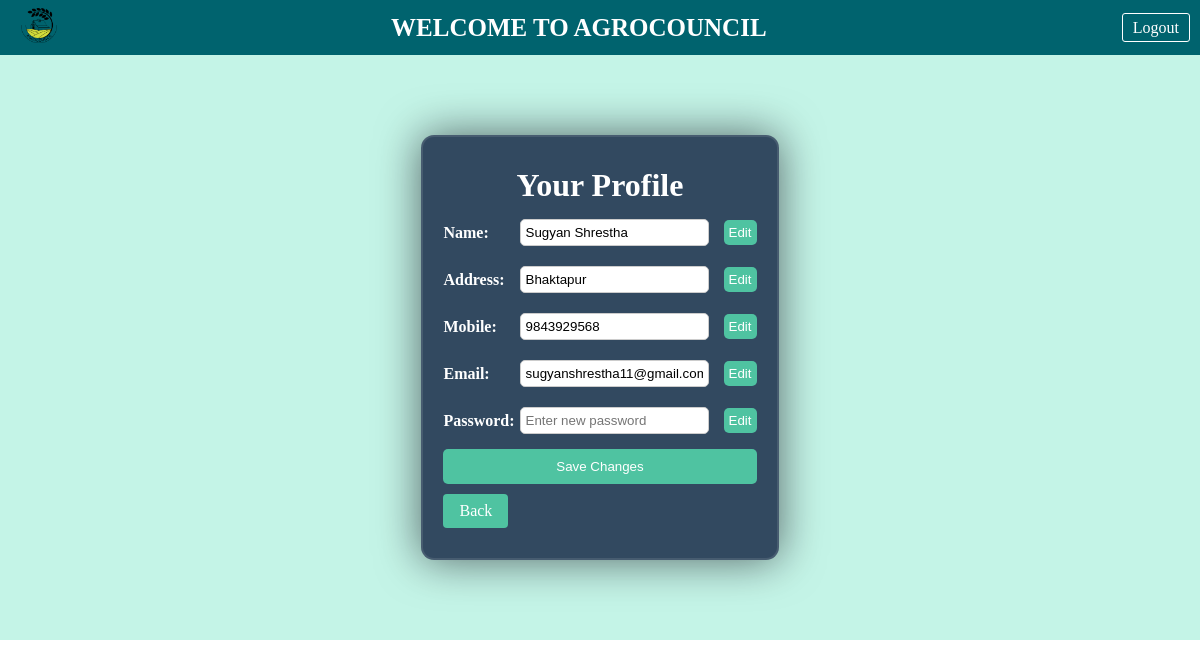
Page /profile.php (signed in) on the committed database.
### tables this page shows
CREATE TABLE `farmer` (
  `id` int(11) NOT NULL,
  `name` varchar(50) NOT NULL,
  `address` varchar(50) NOT NULL,
  `mobile` bigint(20) NOT NULL,
  `email` varchar(30) NOT NULL,
  `password` varchar(255) NOT NULL,
  `reset_otp_hash` varchar(64) DEFAULT NULL,
  `reset_otp_expires_at` datetime DEFAULT NULL
);

### profile.php (the view, shortened to what this page needs)
<?php
$conn=new mysqli("localhost","root", "", "agro_council");
    include 'layout/header.php';
$userSelects = $_SESSION['usertype'];
if ($userSelects == "farmer") {
    $sql = "SELECT * FROM farmer WHERE id = '" . $_SESSION['id'] . "'";
} elseif ($userSelects == "counsellor") {
    $sql = "SELECT * FROM counsellor WHERE id = '" . $_SESSION['id'] . "'";
}
$result = $conn->query($sql);
$row = null;
if ($result && $result->num_rows > 0) {
    $row = $result->fetch_assoc();
}
?>
<!DOCTYPE html>
<html>
<head>
    <link rel="stylesheet" type="text/css" href="css/profile.css">
    <link rel="stylesheet" href="css/sweetAlert.css">
</head>
<body>
<div class="container">
    <h1>Your Profile</h1>
        <form action="" method="POST" onsubmit="return validateForm();" enctype="multipart/form-data">
        <div class="form-group">
            <label for="name">Name:</label>
            <input type="text" id="name" name="name" value="<?php echo isset($row['name']) ? $row['name'] : ''; ?>" readonly>
            <button type="button" class="edit-button" onclick="enableEdit('name')">Edit</button>
        </div>
        <div class="form-group">
            <label for="address">Address:</label>
            <input type="text" id="address" name="address" value="<?php echo isset($row['address']) ? $row['address'] : ''; ?>" readonly>
            <button type="button" class="edit-button" onclick="enableEdit('address')">Edit</button>
        </div>
        <div class="form-group">
            <label for="contact">Mobile:</label>
            <input type="text" id="mobile" name="mobile" value="<?php echo isset($row['mobile']) ? $row['mobile'] : ''; ?>" readonly>
            <button type="button" class="edit-button" onclick="enableEdit('mobile')">Edit</button>
        </div>
        <div class="form-group">
            <label for="email">Email:</label>
            <input type="email" id="email" name="email" value="<?php echo isset($row['email']) ? $row['email'] : ''; ?>" readonly>
            <button type="button" class="edit-button" onclick="enableEdit('email')">Edit</button>
        </div>
        <div class="form-group">
            <label for="password">Password:</label>
            <input type="password" id="password" name="password" placeholder="Enter new password">
            <button type="button" class="edit-button" onclick="enableEdit('password')">Edit</button>
        </div>
        <div class="form-group">
            <input type="submit" value="Save Changes">
        </div>
    </form>
    <a href="<?php echo $_SESSION['usertype'] == 'farmer' ? 'home.php' : 'counsellor/view_predicament.php'; ?>" class="back-button">Back</a>
</div>
</body>
</html>

### css/style.css (style rules this page uses)
* { margin: 0px; padding: 0px; }
body { display: flex; flex-direction: column; min-height: 100%; }

### css/profile.css (style rules this page uses)
body { background-color: #fff; }
.container { max-width: 600px; margin: 5rem auto; padding: 20px; background: #324960; border: 2px solid rgba(255, 255, 255, .1); backdrop-filter: blur(10px); box-shadow: 0 0 44px rgba(8, 7, 16, .6); border-radius: 13px; color: #fff; }
h1 { text-align: center; color: #fff; padding: 10px; }
.form-group { margin-bottom: 10px; display: flex; align-items: center; }
label { display: block; font-weight: bold; flex-basis: 100px; }
input[type="text"], input[type="email"], input[type="password"] { flex-grow: 1; padding: 5px; border-radius: 5px; border: 1px solid #ccc; margin: 5px; }
.edit-button { margin-left: 10px; background-color: #4fc3a1; color: #fff; border: none; padding: 5px; border-radius: 5px; cursor: pointer; }
input[type="submit"] { width: 100%; align-items: center; padding: 10px; background-color: #4fc3a1; color: #fff; border: none; border-radius: 5px; cursor: pointer; }
.back-button { display: inline-block; background-color: #4fc3a1; color: #fff; padding: 8px 16px; text-decoration: none; border-radius: 4px; margin-bottom: 10px; }

### rows in the picture
farmer: name "Sugyan Shrestha", address "Bhaktapur", mobile "9843929568", email "sugyanshrestha11@gmail.com"
